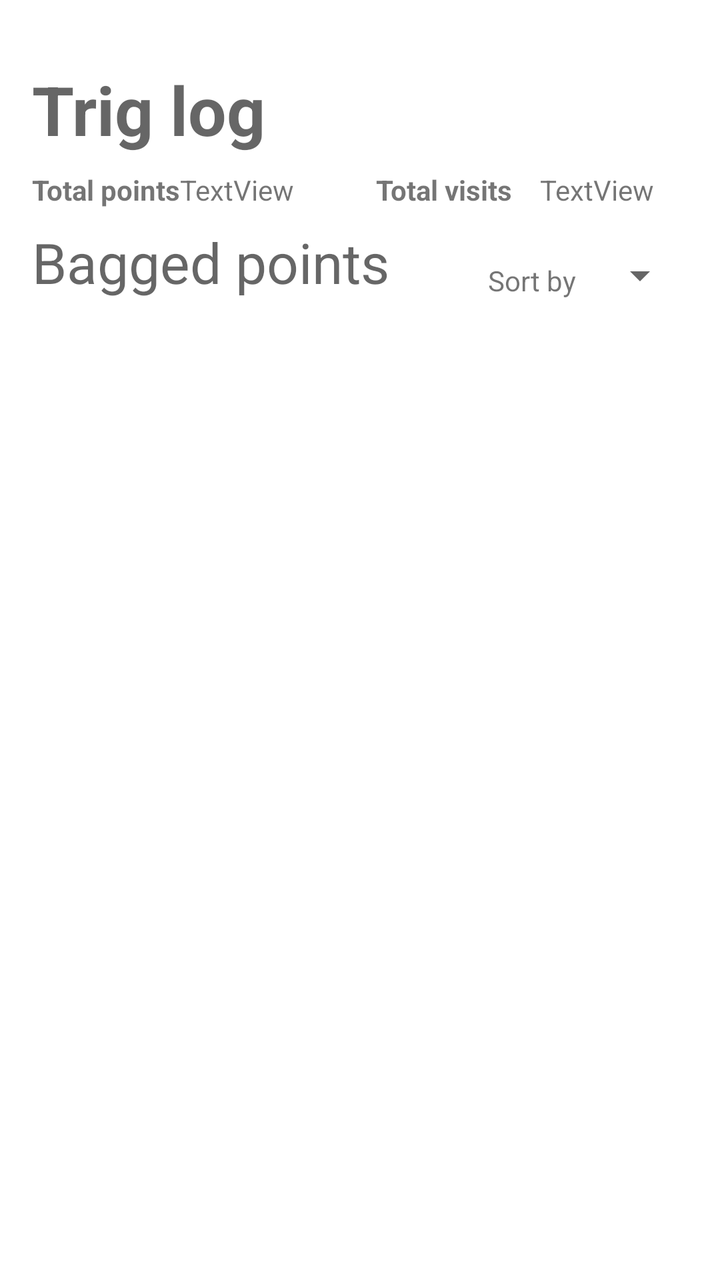
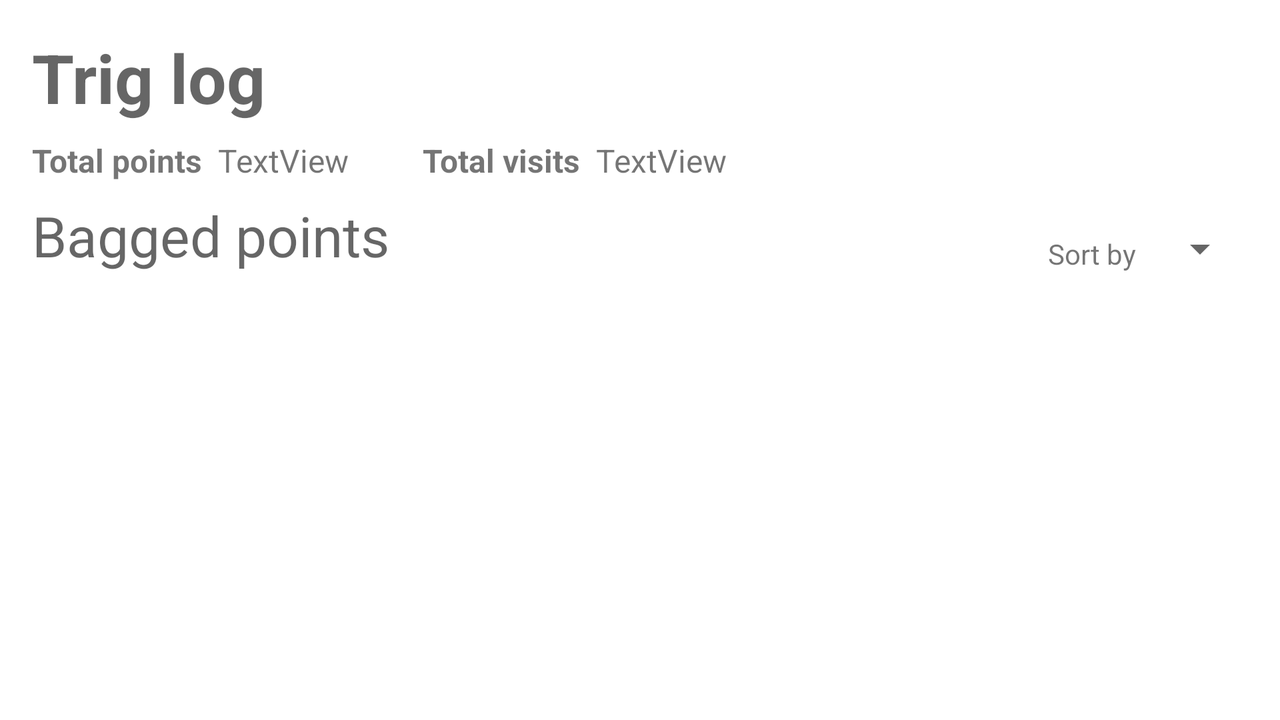

Two renders of one Android screen. The first uses the default layout on a phone; the second uses the alternative layout the repository ships for a different screen configuration, on a matching device. The two XML files are below.
<!-- AndroidManifest.xml: application theme Theme.TrigBag -->
<!-- res/layout/fragment_log.xml -->
<?xml version="1.0" encoding="utf-8"?>
<androidx.constraintlayout.widget.ConstraintLayout xmlns:android="http://schemas.android.com/apk/res/android"
    xmlns:app="http://schemas.android.com/apk/res-auto"
    xmlns:tools="http://schemas.android.com/tools"
    android:layout_width="match_parent"
    android:layout_height="match_parent"
    tools:context=".LogFragment">

    <TextView
        android:id="@+id/txt_log_title"
        android:layout_width="wrap_content"
        android:layout_height="wrap_content"
        android:layout_marginStart="16dp"
        android:layout_marginTop="32dp"
        android:text="@string/log_title"
        android:textAppearance="@style/TextAppearance.AppCompat.Display1"
        android:textStyle="bold"
        app:layout_constraintStart_toStartOf="parent"
        app:layout_constraintTop_toTopOf="parent" />

    <TextView
        android:id="@+id/textView8"
        android:layout_width="wrap_content"
        android:layout_height="wrap_content"
        android:layout_marginStart="16dp"
        android:layout_marginTop="8dp"
        android:text="Bagged points"
        android:textAppearance="@style/TextAppearance.AppCompat.Display1"
        android:textSize="28sp"
        app:layout_constraintStart_toStartOf="parent"
        app:layout_constraintTop_toBottomOf="@+id/textView15" />

    <androidx.recyclerview.widget.RecyclerView
        android:id="@+id/recycler_log"
        android:layout_width="0dp"
        android:layout_height="wrap_content"
        android:layout_marginStart="8dp"
        android:layout_marginTop="1dp"
        android:layout_marginEnd="8dp"
        android:scrollbars="vertical"
        app:layoutManager="androidx.recyclerview.widget.LinearLayoutManager"
        app:layout_constraintEnd_toEndOf="parent"
        app:layout_constraintStart_toStartOf="parent"
        app:layout_constraintTop_toBottomOf="@+id/textView8" />

    <Spinner
        android:id="@+id/spn_log_sort"
        android:layout_width="wrap_content"
        android:layout_height="wrap_content"
        android:layout_marginEnd="16dp"
        app:layout_constraintBottom_toBottomOf="@+id/textView8"
        app:layout_constraintEnd_toEndOf="parent" />

    <TextView
        android:id="@+id/textView14"
        android:layout_width="wrap_content"
        android:layout_height="wrap_content"
        android:layout_marginEnd="8dp"
        android:text="Sort by"
        app:layout_constraintBottom_toBottomOf="@+id/spn_log_sort"
        app:layout_constraintEnd_toStartOf="@+id/spn_log_sort" />

    <TextView
        android:id="@+id/textView15"
        android:layout_width="wrap_content"
        android:layout_height="wrap_content"
        android:layout_marginStart="16dp"
        android:layout_marginTop="8dp"
        android:text="Total points"
        android:textStyle="bold"
        app:layout_constraintStart_toStartOf="parent"
        app:layout_constraintTop_toBottomOf="@+id/txt_log_title" />

    <TextView
        android:id="@+id/textView16"
        android:layout_width="wrap_content"
        android:layout_height="wrap_content"
        android:layout_marginStart="8dp"
        android:text="Total visits"
        android:textStyle="bold"
        app:layout_constraintStart_toStartOf="@+id/guideline9"
        app:layout_constraintTop_toTopOf="@+id/txt_log_totalPoints" />

    <TextView
        android:id="@+id/txt_log_totalPoints"
        android:layout_width="wrap_content"
        android:layout_height="wrap_content"
        android:text="TextView"
        app:layout_constraintStart_toStartOf="@+id/guideline10"
        app:layout_constraintTop_toTopOf="@+id/textView15" />

    <TextView
        android:id="@+id/txt_log_totalVisits"
        android:layout_width="wrap_content"
        android:layout_height="wrap_content"
        android:text="TextView"
        app:layout_constraintStart_toStartOf="@+id/guideline11"
        app:layout_constraintTop_toTopOf="@+id/textView16" />

    <androidx.constraintlayout.widget.Guideline
        android:id="@+id/guideline9"
        android:layout_width="wrap_content"
        android:layout_height="wrap_content"
        android:orientation="vertical"
        app:layout_constraintGuide_percent=".5" />

    <androidx.constraintlayout.widget.Guideline
        android:id="@+id/guideline10"
        android:layout_width="wrap_content"
        android:layout_height="wrap_content"
        android:orientation="vertical"
        app:layout_constraintGuide_percent="0.25" />

    <androidx.constraintlayout.widget.Guideline
        android:id="@+id/guideline11"
        android:layout_width="wrap_content"
        android:layout_height="wrap_content"
        android:orientation="vertical"
        app:layout_constraintGuide_percent="0.75" />

</androidx.constraintlayout.widget.ConstraintLayout>
<!-- resources referenced by this layout -->
<resources>
  <string name="log_title">Trig log</string>
  <style name="Theme.TrigBag" parent="Theme.MaterialComponents.DayNight.DarkActionBar">
          
          <item name="colorPrimary">@color/primaryColor</item>
          <item name="colorPrimaryVariant">@color/primaryDarkColor</item>
          <item name="colorOnPrimary">@color/primaryTextColor</item>
          
          <item name="colorSecondary">@color/secondaryDarkColor</item>
          <item name="colorSecondaryVariant">@color/secondaryLightColor</item>
          <item name="colorOnSecondary">@color/secondaryTextColor</item>
          
          <item name="android:statusBarColor" tools:targetApi="l">?attr/colorPrimaryVariant</item>
          
          <item name="cardBackgroundColor">@color/cardview_light_background</item>
      </style>
  <color name="primaryColor">#FF2e7d32</color>
  <color name="primaryDarkColor">#FF005005</color>
  <color name="primaryTextColor">#FFffffff</color>
  <color name="secondaryDarkColor">#FF8d8d8d</color>
  <color name="secondaryLightColor">#FFefefef</color>
  <color name="secondaryTextColor">#FF000000</color>
</resources>
<!-- res/layout-land/fragment_log.xml (the author's variant of the layout above) -->
<!-- drawn on the phone turned sideways -->
<?xml version="1.0" encoding="utf-8"?>
<androidx.constraintlayout.widget.ConstraintLayout xmlns:android="http://schemas.android.com/apk/res/android"
    xmlns:app="http://schemas.android.com/apk/res-auto"
    xmlns:tools="http://schemas.android.com/tools"
    android:layout_width="match_parent"
    android:layout_height="match_parent"
    tools:context=".LogFragment">

    <TextView
        android:id="@+id/txt_log_title"
        android:layout_width="wrap_content"
        android:layout_height="wrap_content"
        android:layout_marginStart="16dp"
        android:layout_marginTop="16dp"
        android:text="@string/log_title"
        android:textAppearance="@style/TextAppearance.AppCompat.Display1"
        android:textStyle="bold"
        app:layout_constraintStart_toStartOf="parent"
        app:layout_constraintTop_toTopOf="parent" />

    <TextView
        android:id="@+id/textView8"
        android:layout_width="wrap_content"
        android:layout_height="wrap_content"
        android:layout_marginStart="16dp"
        android:layout_marginTop="8dp"
        android:text="Bagged points"
        android:textAppearance="@style/TextAppearance.AppCompat.Display1"
        android:textSize="28sp"
        app:layout_constraintStart_toStartOf="parent"
        app:layout_constraintTop_toBottomOf="@+id/textView15" />

    <androidx.recyclerview.widget.RecyclerView
        android:id="@+id/recycler_log"
        android:layout_width="0dp"
        android:layout_height="wrap_content"
        android:layout_marginStart="8dp"
        android:layout_marginTop="1dp"
        android:layout_marginEnd="8dp"
        android:scrollbars="vertical"
        app:layoutManager="androidx.recyclerview.widget.LinearLayoutManager"
        app:layout_constraintEnd_toEndOf="parent"
        app:layout_constraintStart_toStartOf="parent"
        app:layout_constraintTop_toBottomOf="@+id/textView8" />

    <Spinner
        android:id="@+id/spn_log_sort"
        android:layout_width="wrap_content"
        android:layout_height="wrap_content"
        android:layout_marginEnd="16dp"
        app:layout_constraintBottom_toBottomOf="@+id/textView8"
        app:layout_constraintEnd_toEndOf="parent" />

    <TextView
        android:id="@+id/textView14"
        android:layout_width="wrap_content"
        android:layout_height="wrap_content"
        android:layout_marginEnd="8dp"
        android:text="Sort by"
        app:layout_constraintBottom_toBottomOf="@+id/spn_log_sort"
        app:layout_constraintEnd_toStartOf="@+id/spn_log_sort" />

    <TextView
        android:id="@+id/textView15"
        android:layout_width="wrap_content"
        android:layout_height="wrap_content"
        android:layout_marginStart="16dp"
        android:layout_marginTop="8dp"
        android:text="Total points"
        android:textSize="16sp"
        android:textStyle="bold"
        app:layout_constraintStart_toStartOf="parent"
        app:layout_constraintTop_toBottomOf="@+id/txt_log_title" />

    <TextView
        android:id="@+id/textView16"
        android:layout_width="wrap_content"
        android:layout_height="wrap_content"
        android:text="Total visits"
        android:textSize="16sp"
        android:textStyle="bold"
        app:layout_constraintStart_toStartOf="@+id/guideline10"
        app:layout_constraintTop_toTopOf="@+id/txt_log_totalPoints" />

    <TextView
        android:id="@+id/txt_log_totalPoints"
        android:layout_width="wrap_content"
        android:layout_height="wrap_content"
        android:layout_marginStart="8dp"
        android:text="TextView"
        android:textSize="16sp"
        app:layout_constraintStart_toEndOf="@+id/textView15"
        app:layout_constraintTop_toTopOf="@+id/textView15" />

    <TextView
        android:id="@+id/txt_log_totalVisits"
        android:layout_width="wrap_content"
        android:layout_height="wrap_content"
        android:layout_marginStart="8dp"
        android:text="TextView"
        android:textSize="16sp"
        app:layout_constraintStart_toEndOf="@+id/textView16"
        app:layout_constraintTop_toTopOf="@+id/textView16" />

    <androidx.constraintlayout.widget.Guideline
        android:id="@+id/guideline9"
        android:layout_width="wrap_content"
        android:layout_height="wrap_content"
        android:orientation="vertical"
        app:layout_constraintGuide_percent=".5" />

    <androidx.constraintlayout.widget.Guideline
        android:id="@+id/guideline10"
        android:layout_width="wrap_content"
        android:layout_height="wrap_content"
        android:orientation="vertical"
        app:layout_constraintGuide_percent=".33" />

    <androidx.constraintlayout.widget.Guideline
        android:id="@+id/guideline11"
        android:layout_width="wrap_content"
        android:layout_height="wrap_content"
        android:orientation="vertical"
        app:layout_constraintGuide_percent="0.75" />

</androidx.constraintlayout.widget.ConstraintLayout>
